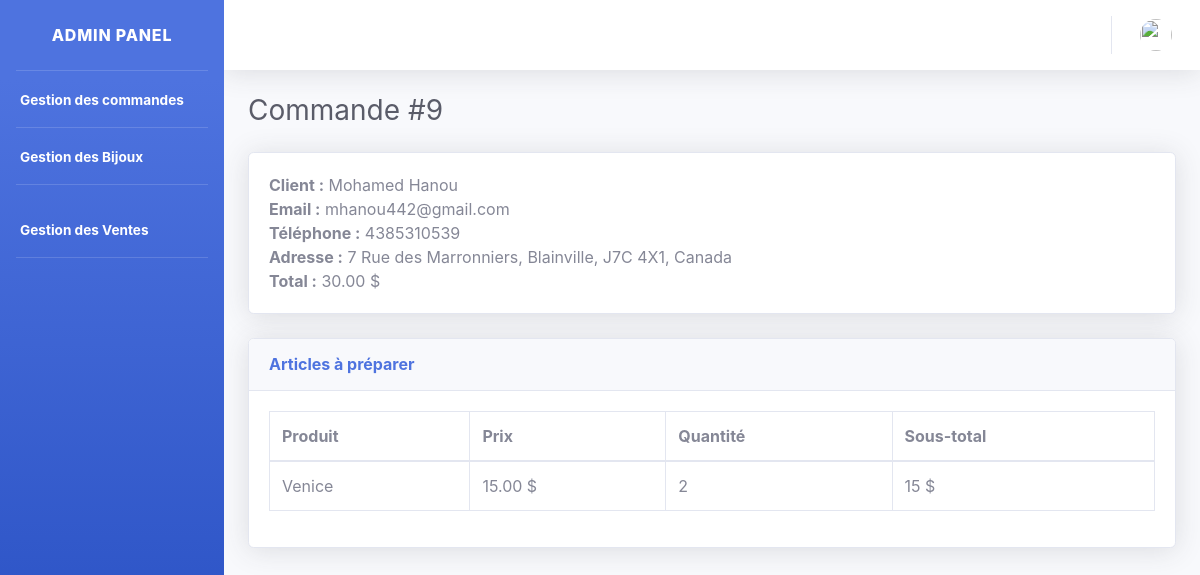
The app's page /gestion/orders/9/ (signed in) with its own data.
### gestion/models.py (models this page shows, shortened)
class Order(models.Model):
    email = models.EmailField()
    first_name = models.CharField(max_length=100)
    last_name = models.CharField(max_length=100)
    address = models.CharField(max_length=255)
    city = models.CharField(max_length=100)
    postal_code = models.CharField(max_length=20)
    country = models.CharField(max_length=50, default="Canada")
    total = models.DecimalField(max_digits=10, decimal_places=2, default=Decimal("0.00"))
    stripe_session_id = models.CharField(max_length=255, unique=True)
    paid = models.BooleanField(default=False)
    phone = models.CharField(max_length=30, blank=True)
    is_treated = models.BooleanField(default=False)
    created = models.DateTimeField(auto_now_add=True)

class OrderItem(models.Model):
    order = models.ForeignKey(Order, related_name="items", on_delete=models.CASCADE)
    sale = models.ForeignKey("Sales", on_delete=models.CASCADE)
    quantity = models.PositiveIntegerField()
    price = models.DecimalField(max_digits=10, decimal_places=2)

class Sales(models.Model):
    CATEGORY_CHOICES = [
        ("Collier", "Collier"),
        ("Bague", "Bague"),
        ("Bracelet de cheville", "Bracelet de cheville"),
        ("Bracelet", "Bracelet"),
        ("Bijou de main", "Bijou de main"),
        ("Boucle doreille", "Boucle doreille"),
    ]
    name = models.CharField(max_length=200, db_index=True)
    image = models.ImageField(upload_to='products/', blank=True)
    description = models.TextField(blank=True)
    available = models.BooleanField(default=True)
    created = models.DateTimeField(auto_now_add=True)
    updated = models.DateTimeField(auto_now=True)
    materiaux_choices = [
        ('Or massif 14k', 'Or massif 14k'),
        ('Or massif 10k', 'Or massif 10k'),
        ('Or rempli / Gold filled', 'Or rempli / Gold filled'),
        ('Argent sterling', 'Argent sterling'),
        ('Charms', 'Charms'),
        ('Tennis', 'Tennis'),
    ]
    materiaux = models.CharField(choices=materiaux_choices, max_length=255, default='Non defini')
    numero = models.CharField(max_length=255)
    category = models.CharField(max_length=255, choices=CATEGORY_CHOICES, default='Non defini')
    price = models.DecimalField(max_digits=10, decimal_places=2, default=0.00)

### gestion/views.py (the view)
# urls.py: path("orders/<int:order_id>/", views.order_detail, name="order_detail"),
@login_required
def order_detail(request, order_id):
    order = get_object_or_404(Order, id=order_id)
    context = {
        "order": order,
    }
    return render(request, "admin/order_detail.html", context)

### myapp/templates/admin/order_detail.html
{% extends 'admin_base.html' %}
{% block content %}
<div class="container-fluid">
    <h1 class="h3 mb-4 text-gray-800">
        Commande #{{ order.id }}
    </h1>
    <div class="card shadow mb-4">
        <div class="card-body">
            <strong>Client :</strong> {{ order.first_name }} {{ order.last_name }}<br>
            <strong>Email :</strong> {{ order.email }}<br>
            <strong>Téléphone :</strong> {{ order.phone|default:"—" }}<br>
            <strong>Adresse :</strong>
            {{ order.address }}, {{ order.city }}, {{ order.postal_code }}, {{ order.country }}<br>
            <strong>Total :</strong> {{ order.total }} $
        </div>
    </div>
    <div class="card shadow mb-4">
        <div class="card-header py-3">
            <h6 class="m-0 font-weight-bold text-primary">
                Articles à préparer
            </h6>
        </div>
        <div class="card-body">
            <table class="table table-bordered">
                <thead>
                    <tr>
                        <th>Produit</th>
                        <th>Prix</th>
                        <th>Quantité</th>
                        <th>Sous-total</th>
                    </tr>
                </thead>
                <tbody>
                    {% for item in order.items.all %}
                    <tr>
                        <td>{{ item.sale.name }}</td>
                        <td>{{ item.price }} $</td>
                        <td>{{ item.quantity }}</td>
                        <td>{{ item.price|floatformat:2|add:""|floatformat }} $</td>
                    </tr>
                    {% endfor %}
                </tbody>
            </table>
        </div>
    </div>
</div>
{% endblock %}

### records on screen
Order: id "9", first_name "Mohamed", last_name "Hanou", email "mhanou442@gmail.com", phone "4385310539", address "7 Rue des Marronniers", city "Blainville", postal_code "J7C 4X1", country "Canada", total "30.00"
OrderItem: sale.name "Venice", price "15.00", quantity "2", price|add "15"
